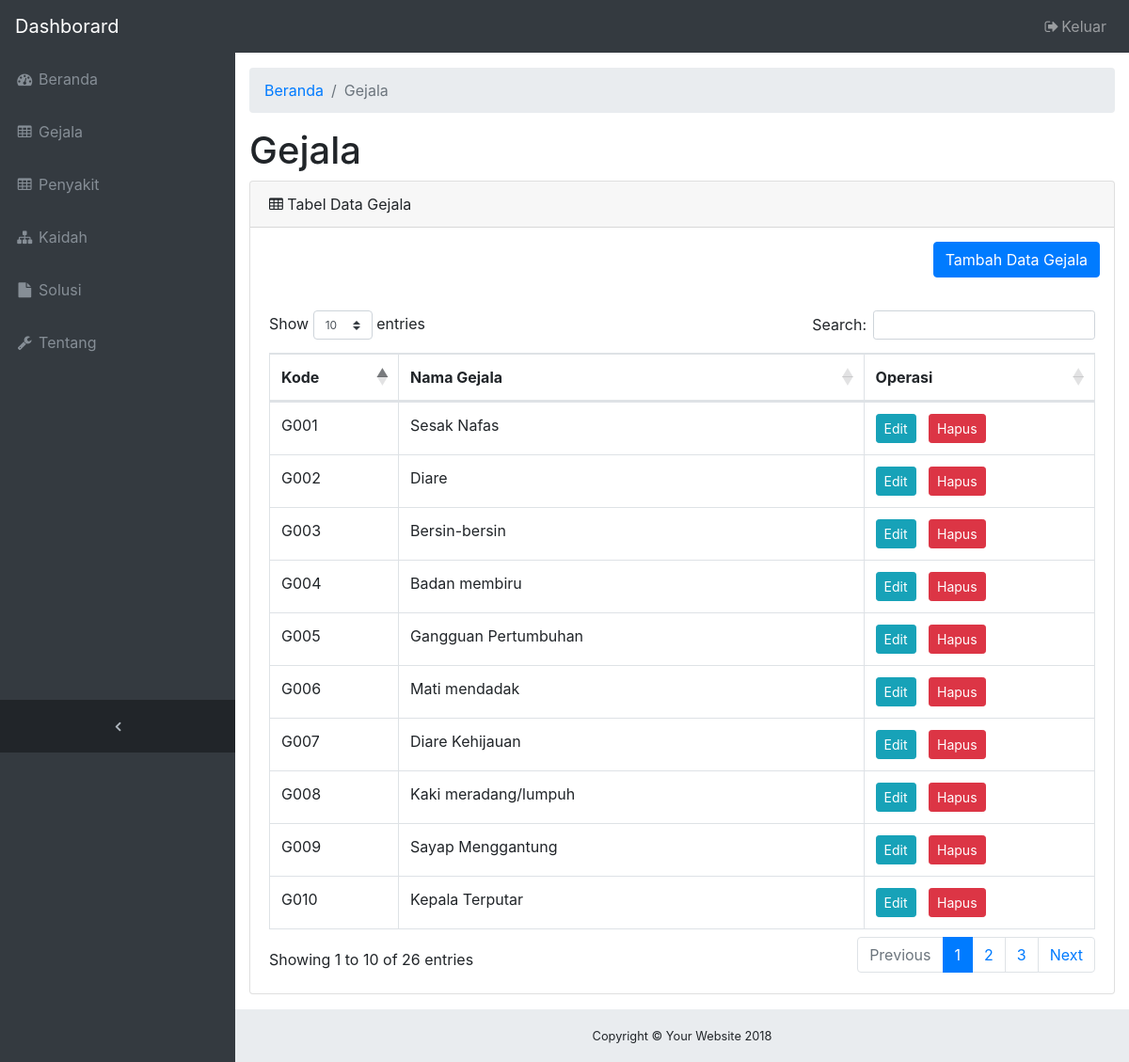
The app's page /tampilan_pakar/gejala.php (signed in) with its own data.
### tables this page shows
CREATE TABLE `gejala` (
  `kode_gejala` varchar(4) NOT NULL,
  `nama_gejala` varchar(50) NOT NULL
);

### tampilan_pakar/gejala.php (the view, shortened to what this page needs)
<?php
    include "head.php";
?>
  <div class="content-wrapper">
    <div class="container-fluid">
      <ol class="breadcrumb">
        <li class="breadcrumb-item">
          <a href="index.html">Beranda</a>
        </li>
        <li class="breadcrumb-item active">Gejala</li>
      </ol>
      <div class="row">
        <div class="col-12">
          <h1>Gejala</h1>
        </div>
      </div>
      <?php
	      include "../proses_login/koneksi.php";
	      $sql = "select * from gejala order by kode_gejala";
	      $hasil = mysqli_query($konek, $sql);
      ?>
      <div class="card mb-3">
        <div class="card-header">
          <i class="fa fa-table"></i> Tabel Data Gejala</div>
          <div class="" align="right" style="padding:15px;">
            <button class="btn btn-primary" data-toggle="modal" data-target="#tambah">Tambah Data Gejala</button>
          </div>
        <div class="card-body">
          <div class="table-responsive">
            <table class="table table-bordered" id="dataTable">
              <thead>
                <tr>
                  <th>Kode</th>
                  <th>Nama Gejala</th>
                  <th>Operasi</th>
                </tr>
              </thead>
              <tbody>
              <?php while ($row = mysqli_fetch_assoc($hasil)){ ?>
			                 <tr>
  			                 <td><?php echo $row['kode_gejala'] ?></td>
                         <td><?php echo $row['nama_gejala'] ?></td>
                         <td><button class="btn btn-info btn-sm" data-toggle="modal" data-target="#edit<?php echo $row['kode_gejala'] ?>">Edit</button>&nbsp;&nbsp;
                             <button class="btn btn-danger btn-sm" data-toggle="modal" data-target="#hapus<?php echo $row['kode_gejala'] ?>">Hapus</button>
                          </td>
                       </tr>
                <?php } ?>
              </tbody>
            </table>
          </div>
        </div>
      </div>
    </div>
  </div>
   <?php
      include "footer.php";
    ?>

### tampilan_pakar/css/sb-admin.css (style rules this page uses)
html { position: relative; min-height: 100%; }
body { overflow-x: hidden; }
body.sticky-footer { margin-bottom: 56px; }
body.sticky-footer .content-wrapper { min-height: calc(100vh - 56px - 56px); }
body.fixed-nav { padding-top: 56px; }
.content-wrapper { min-height: calc(100vh - 56px); padding-top: 1rem; }
.content-wrapper { overflow-x: hidden; background: white; }
@media (min-width: 992px) { .content-wrapper { margin-left: 250px; } }

### records on screen
gejala: kode_gejala "G001", nama_gejala "Sesak Nafas"
gejala: kode_gejala "G002", nama_gejala "Diare"
gejala: kode_gejala "G003", nama_gejala "Bersin-bersin"
gejala: kode_gejala "G004", nama_gejala "Badan membiru"
gejala: kode_gejala "G005", nama_gejala "Gangguan Pertumbuhan"
gejala: kode_gejala "G006", nama_gejala "Mati mendadak"
gejala: kode_gejala "G007", nama_gejala "Diare Kehijauan"
gejala: kode_gejala "G008", nama_gejala "Kaki meradang/lumpuh"
gejala: kode_gejala "G009", nama_gejala "Sayap Menggantung"
gejala: kode_gejala "G010", nama_gejala "Kepala Terputar"
